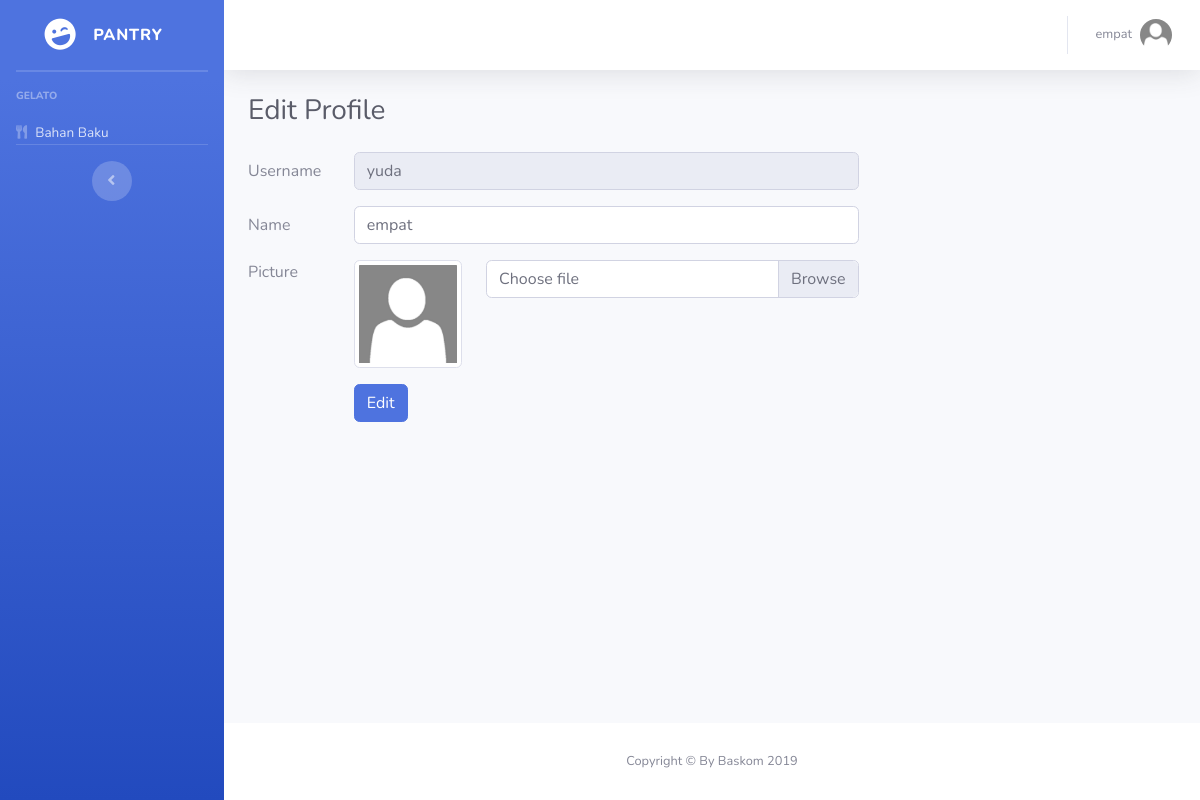
Screenshot of /edit-profile.php (signed in) with the database file from the repository.
### tables this page shows
CREATE TABLE `user` (
  `username` varchar(256) NOT NULL,
  `password` varchar(256) NOT NULL,
  `name` varchar(256) NOT NULL,
  `level` enum('Pelayan','Koki','Kasir','Pantry','Owner','Customer-service') NOT NULL,
  `image` varchar(256) NOT NULL
);

### edit-profile.php (the view, shortened to what this page needs)
<?php
include "conn.php";
include "header.php";
include "topbar.php";
?>
<div class="container-fluid">
    <h1 class="h3 mb-4 text-gray-800">Edit Profile</h1>
    <div class="row">
        <div class="col-lg-8">
            <form action="proses-edit.php" method="POST" enctype="multipart/form-data">
                <div class="form-group row">
                    <label for="email" class="col-sm-2 col-form-label">Username</label>
                    <div class="col-sm-10">
                        <input type="text" class="form-control" id="username" name="username" value="<?= $cd['username']; ?>" readonly>
                    </div>
                </div>
                <div class="form-group row">
                    <label for="name" class="col-sm-2 col-form-label">Name</label>
                    <div class="col-sm-10">
                        <input type="text" class="form-control" id="nama" name="nama" value="<?= $cd['name']; ?>">
                    </div>
                </div>
                <div class="form-group row">
                    <div class="col-sm-2">Picture</div>
                    <div class="col-sm-10">
                        <div class="row">
                            <div class="col-sm-3">
                                <img src="<?= $cd['image']; ?>" class="img-thumbnail" id="preview">
                            </div>
                            <div class="col-sm-9">
                                <div class="custom-file">
                                    <label class="custom-file-label" for="image">Choose file</label>
                                </div>
                            </div>
                        </div>
                    </div>
                </div>
                <div class="form-group row justify-content-end">
                    <div class="col-sm-10">
                        <button type="submit" class="btn btn-primary">Edit</button>
                    </div>
                </div>
            </form>
        </div>
    </div>
</div>
<?php include "footer.php"; ?>

### topbar.php (shortened to what this page needs)
<div id="content-wrapper" class="d-flex flex-column">
    <div id="content">
        <nav class="navbar navbar-expand navbar-light bg-white topbar mb-4 static-top shadow">
            <ul class="navbar-nav ml-auto">
                <li class="nav-item dropdown no-arrow">
                    <a class="nav-link dropdown-toggle" href="#" id="userDropdown" role="button" data-toggle="dropdown" aria-haspopup="true" aria-expanded="false">
                        <?php
                        $username = $_SESSION['username'];
                        $profile = mysqli_query($conn, "SELECT * FROM user WHERE username='$username' ");
                        $cd = mysqli_fetch_array($profile);
                        ?>
                        <span class="mr-2 d-none d-lg-inline text-gray-600 small"><?= $cd['name']; ?></span>
                        <img class="img-profile rounded-circle" src="<?= $cd['image']; ?>">
                    </a>
                </li>
            </ul>
        </nav>

### rows the page displays
user: name "empat", image (placeholder picture), username "yuda", nama "empat"

### other values shown
$_SESSION['level'] "PANTRY"
